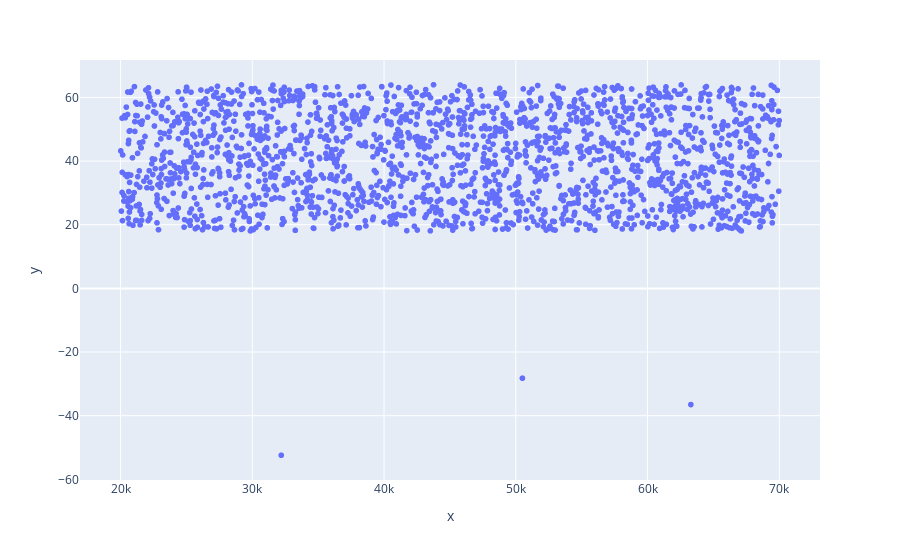

This figure's notebook cell:
### Markdown cell above
# Scatter

### Code cell
# Income x age
g = px.scatter(x = df_credit['income'], y = df_credit['age'])
g.show()

### Figure 1 — Plotly figure (JSON) as saved in the notebook; plotly's stock layout.template omitted (floating-point values rounded to 4 significant figures; data arrays with more than 128 entries replaced by an {"elided": "..."} marker saying what was removed)
{"data": [{"hovertemplate": "x=%{x}<br>y=%{y}<extra></extra>", "legendgroup": "", "marker": {"color": "#636efa", "symbol": "circle"}, "mode": "markers", "name": "", "showlegend": false, "type": "scattergl", "x": {"elided": "1997 float values"}, "xaxis": "x", "y": {"elided": "1997 float values"}, "yaxis": "y"}], "layout": {"legend": {"tracegroupgap": 0}, "margin": {"t": 60}, "xaxis": {"anchor": "y", "domain": [0, 1], "title": {"text": "x"}}, "yaxis": {"anchor": "x", "domain": [0, 1], "title": {"text": "y"}}}}
